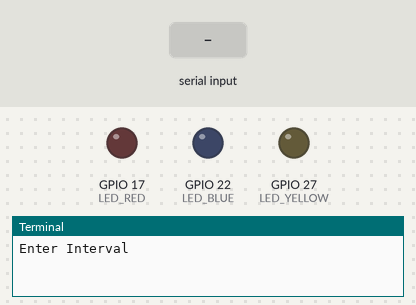
A program run on a simulated Raspberry Pi (BCM pin numbers). Parts: output pins drawn as LEDs (lit = HIGH), the last lines printed to the terminal. The inputs (shaded band) are chosen by the test bench.

Above: at 1.2 s.
1.3 s: "1" typed at the terminal, then Enter
At 2.1 s:
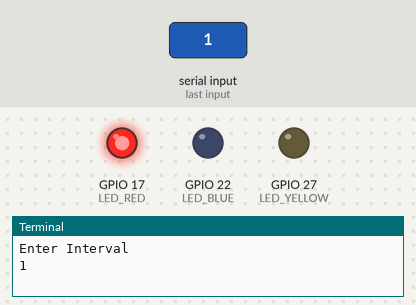
At 3.0 s:
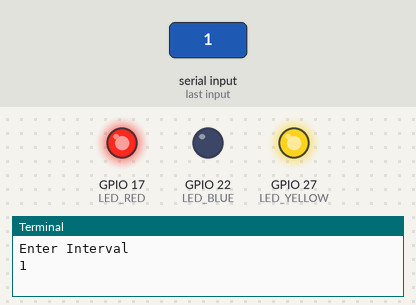
Timing chart, 0 to 10.3 s (numbered marks = the images above; inputs shaded):
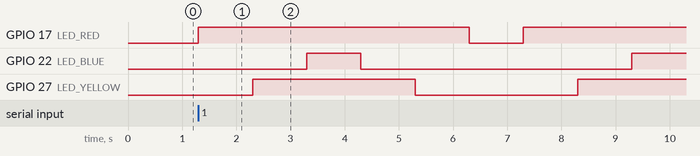

Measured:
- after the input at 1.3 s, GPIO 17 (LED_RED): LOW → HIGH at once, → LOW 5.0 s later, → HIGH 1.0 s later; GPIO 22 (LED_BLUE): LOW → HIGH after 2.0 s, → LOW 1.0 s later, → HIGH 5.0 s later; GPIO 27 (LED_YELLOW): LOW → HIGH after 1.0 s, → LOW 3.0 s later, → HIGH 3.0 s later

The program:

001_LED.py
```python
import RPi.GPIO as GPIO
import time
### CONFIG BCM PORTS ###
LED_RED = 17
LED_YELLOW = 27
LED_BLUE = 22
########################
GPIO.setmode(GPIO.BCM)
########################
### SETUP LED TO OUT ###
GPIO.setup(LED_RED,GPIO.OUT)
GPIO.setup(LED_YELLOW,GPIO.OUT)
GPIO.setup(LED_BLUE, GPIO.OUT)
########################
# INPUT #
sec = float(input('Enter Interval'))
#########
## BLINK ##
try:
    while True:
        GPIO.output(LED_RED, GPIO.HIGH)
        time.sleep(sec)
        GPIO.output(LED_YELLOW, GPIO.HIGH)
        time.sleep(sec)
        GPIO.output(LED_BLUE, GPIO.HIGH)
        time.sleep(sec)
        GPIO.output(LED_BLUE, GPIO.LOW)
        time.sleep(sec)
        GPIO.output(LED_YELLOW, GPIO.LOW)
        time.sleep(sec)
        GPIO.output(LED_RED, GPIO.LOW)
        time.sleep(sec)
except KeyboardInterrupt:
    GPIO.cleanup()
############
```
